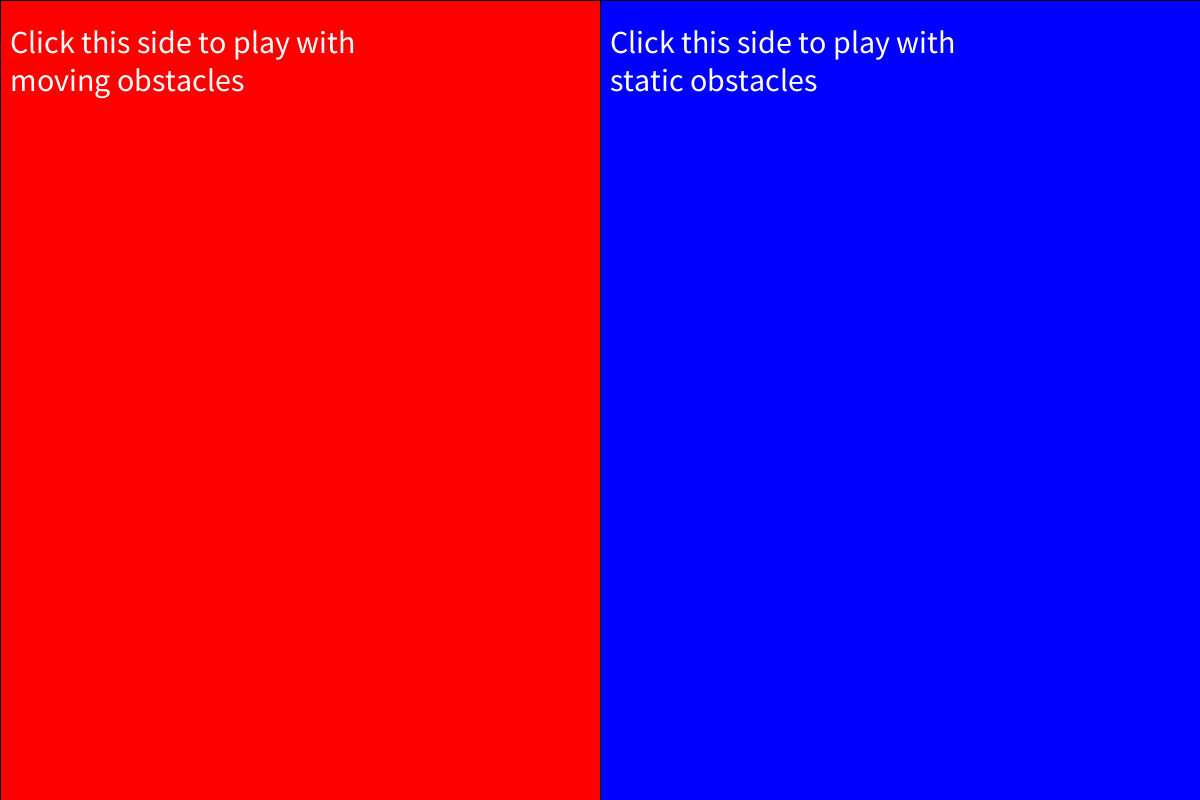
Frame 1 (no input)
Frame 60 (the mouse pressed at the canvas centre just before this capture): identical to frame 1, image omitted
Frame 120 (the mouse held since frame 60 and released just before this capture): identical to frame 1, image omitted

The Processing sketch that drew this single still picture (run headless with seeded random() and noise(); from frame 60 on, the mouse is pressed at the canvas centre):

// Processing sketch: the_project
// ── the_project.pde
// using state variables
// one mode has static obstacles the other will have obstacles moving vertically and horizintally


// Graham Kelly
// Interactive scene assignment
// September 25th, 2017
// Computer science 30, WMCI
// For the extra for experts portion of the assignment I chose to explore the random function,
// I used the random function for to randomize the shape and colour of many objects in my game

//variable setup
float diam = 20;
float speed = (7);
float xPosition = 100;
color randomColour;
float obstacleYA;
float obstacleYB;
float obstacleYC;
float obstacleYD;
float obstacleYE;
float obstacleYF;
float obstacleYG;
float obstacleYH;
float obstacleYI;
int level = 0;
float obstacleDiam;
float state = 0;
float obstacleSpeed = 5;
//float randomObsY = random(75, (height - 100));
int[] obsY = new int[8];
int[] obsX = new int[8];
boolean obstacleUpOrDown;



void setup() { // sets the size of the screen
  size(1200, 800);
  background(0);
  
  
  
  
  //for (int i=0; i<obsY.length; i++) {
  //  obsY[i] = int(random(100, (height - 100)));
  //}
  //for (int i=0; i<obsX.length; i++) {
  //obsX[i] = int(random(100, (width - 100)));
  //}
  
}


void draw() { 

  if (state == 0) { // choose between moving and static obstacles
    homeScreen();
  }

  if (state == 1) { 
    checkForNewLevel();
    drawBall();
    drawObstacle();
  }

  if (state == 2) {
    checkForNewLevel();
    drawBall();

    drawObstacle();
    moveObstacles();
  }

  if (state == 3) {
    retryScreen();
  }
}

void homeScreen() { // the first screen you see
  background(0);
  fill(255, 0, 0);
  rect(0, 0, width/2, height);
  fill(0, 0, 255);
  rect(width/2, 0, width/2, height);
  textSize(32);
  fill(255);
  text("Click this side to play with moving obstacles", 10, 30, (width/3), height);
  text("Click this side to play with static obstacles", ((width/2) + 10), 30, (width/3), height);
  //fill(255, 0, 0);
  //rect(0, 0, width/2, height);

  
  
  if (mousePressed == true) {

    if (mouseX < (width/2)) {
      state = 2;
    }
    if (mouseX > (width/2)) {
      state = 1;
    }
  }
}

void retryScreen() { // this screen is shown after contact is made with an obstacle
  background(0);
  textSize(32);
  text("Press any key to play again", 10, 30);  
  text("You made it to level" + " " + (level) + "!", 10, 70); 
  if (keyPressed == true) {
    level = 0;
    state = 0;
  }
}
void checkForNewLevel() {
  if (xPosition >= (width - 100)) {
    xPosition = 100; // moves ball to left side of screen whne it reaches the right side
    if (speed < 20) { 
      speed = (speed + 1); // adds 0.5 to ball speed every after every level
    }

    randomColour = color(random(255), random(255), random(255)); // chooses a random colour at the start of every level

    obstacleSpeed = random(-5, 5 );
    
    obstacleDiam = random(40, 100); // chooses diameter of obstacles at the start of every level
    chooseNewObsatcleLocations();
    level = level + 1;
  }
}



void drawBall() { //draws the ball used in the game  
  background(randomColour);  

  drawCourt();

  float yPosition = constrain(mouseY, 100, (height - 100)); //constrains the y position of the ball 100 pixels away from the top and bottom of the screen

  xPosition = (xPosition + speed); // moves ball from left to right at by a distance of the variable "speed"
  contactDetect();


  fill(randomColour);
  ellipse(xPosition, yPosition, diam, diam); // draws the ball
}


void drawCourt() { // draws the screen used for the game
  fill(255);
  rect(100, 100, (width - 200), (height - 200));
  textSize(32);
  text(level, 10, 30);
}

void chooseNewObsatcleLocations() {
  for (int i=0; i<obsY.length; i++) {
    obsY[i] = int(random(100, (height - 100)));
  }
  for (int i=0; i<obsX.length; i++) {
    obsX[i] = int(random (width/4, (width - 100)));
  }
  
  
}

void drawObstacle() { //draws the obstacles

  fill(randomColour);


  noStroke();
  for (int i = 0; i < obsY.length; i++) {
    rect(obsX[i], obsY[i], obstacleDiam, obstacleDiam);
  }
}




void moveObstacles() {
  
  for (int i = 0; i < obsY.length; i++) {
    if (i % 2 == 0){ 
      obsY[i] = obsY[i] + int(obstacleSpeed);
    }
    else {
      obsY[i] = obsY[i] - int(obstacleSpeed);
    }
  }
  
}

void contactDetect() { // detects any contact between the ball and obstacles and ends the game if contact occurs
  for (int i = 0; i < obsY.length; i++) {

    float yPosition = constrain(mouseY, 100, (height - 100));
    if ((yPosition >= obsY[i]) && (yPosition <= (obsY[i] + obstacleDiam)) 
      && (xPosition >= (obsX[i]) && (xPosition <= (obsX[i]) + obstacleDiam))){


      state = 3; //resets the game
      xPosition = 100;
      obstacleDiam = 0;   
      speed = 7;
   
    }
    }
  }
